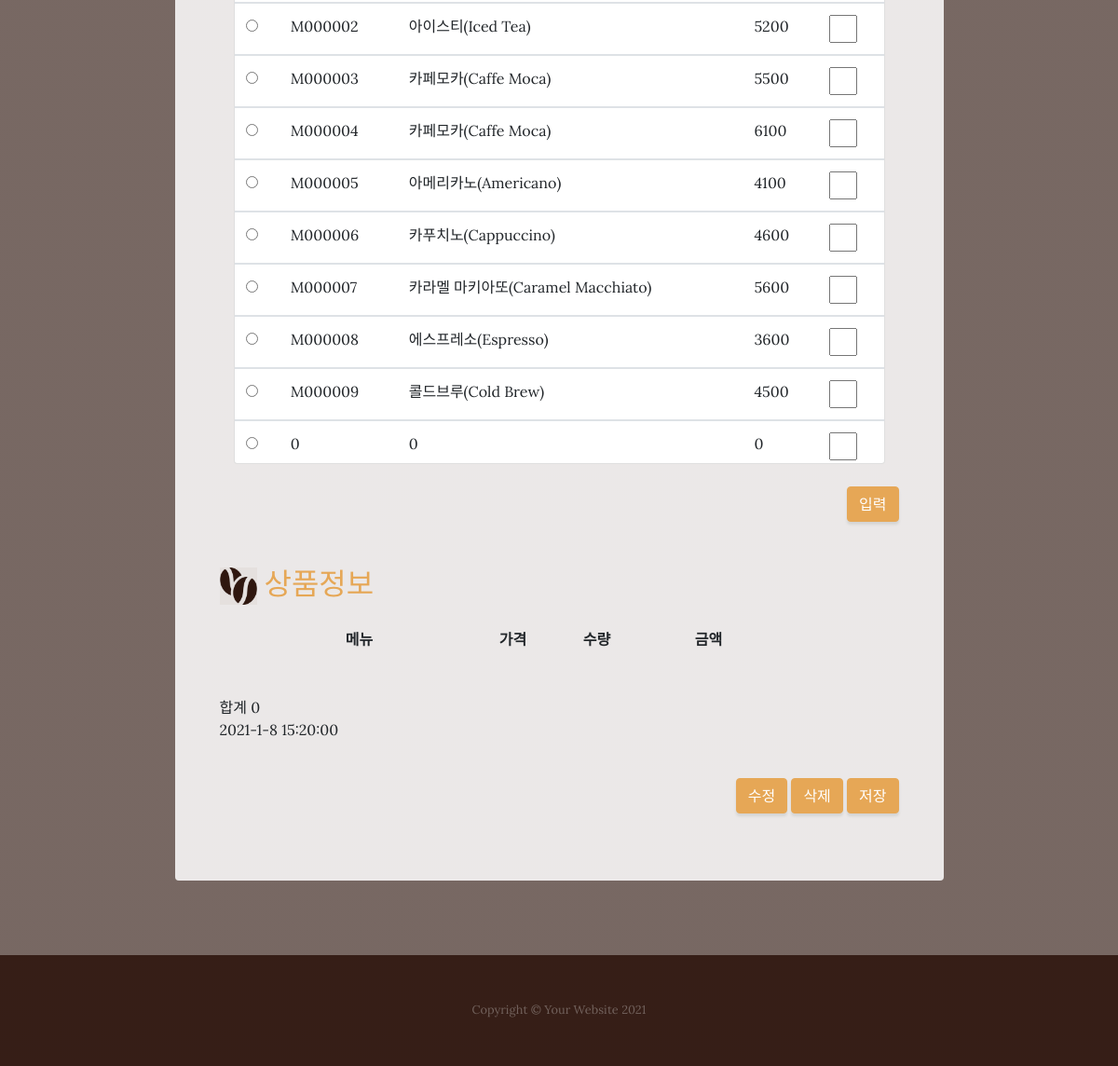
Page /maple/order/ (lower part) on the earlier database version.
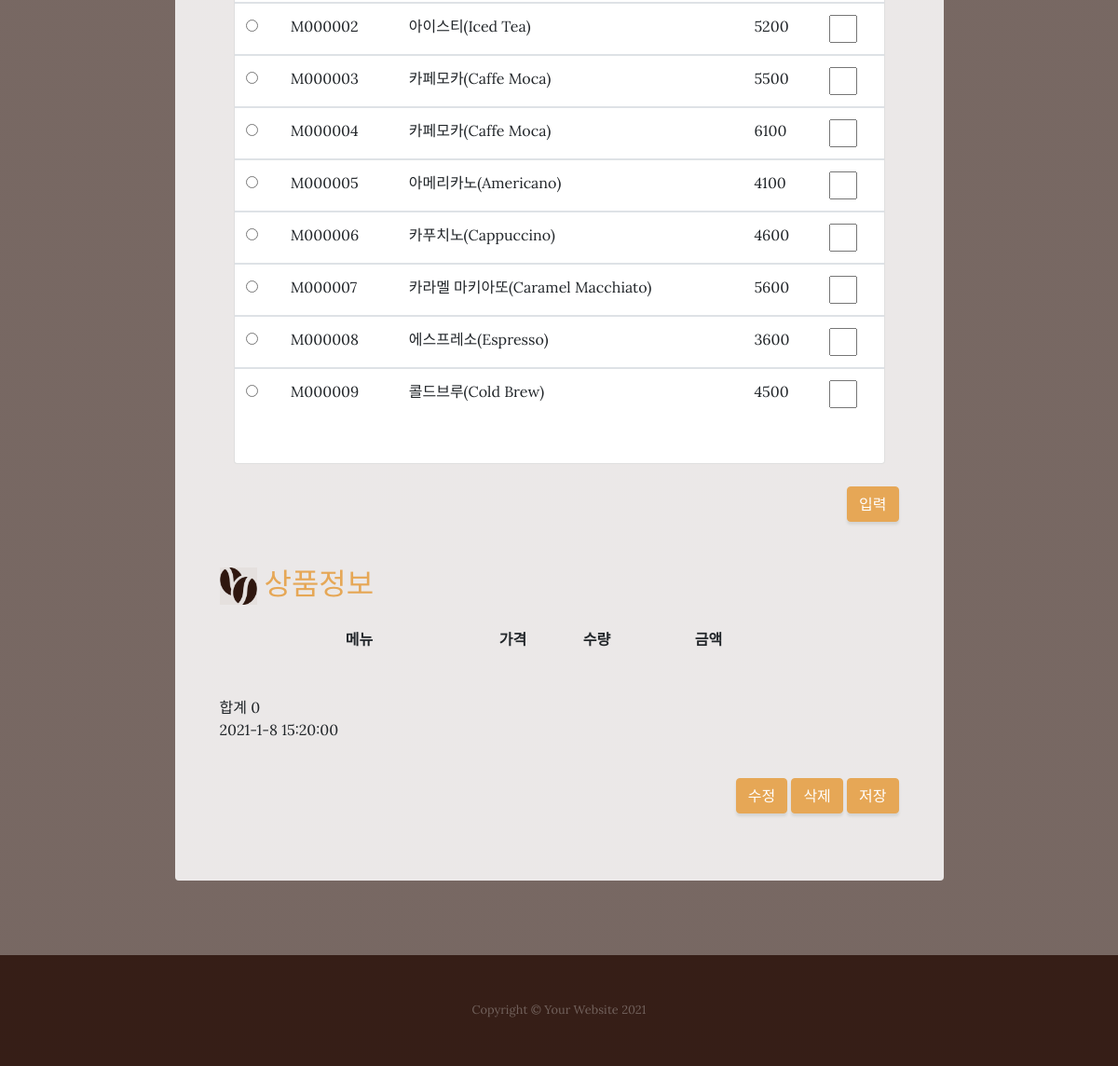
Same page on the later database version.
### mapleApp/models.py (models this page shows, shortened)
class Menu(models.Model):
    menuid = models.CharField(max_length=20, primary_key=True) #메뉴 아이디
    menuname = models.CharField(max_length=100)                #메뉴명
    price = models.IntegerField()                              #가격

### mapleApp/views.py (the view)
# urls.py: path('order/'        , views.order          , name='order'),
def order(request):
    menus = Menu.objects.all()
    context = {'menus': menus}
    print('-------------------------------------')
    return render(request, 'order.html', context)

### mapleApp/templates/order.html (shortened to what the changed rows need)
<!DOCTYPE html>
{% load static%}
<html lang="en">
<head>
  <link href="{% static 'vendor/bootstrap/css/bootstrap.min.css'%}" rel="stylesheet">
  <link href="{% static 'css/business-casual.min.css'  %}" rel="stylesheet">
</head>
<body>
  <section class="page-section about-heading">
    <div class="container">
      <div class="about-heading-content">
        <div class="row">
          <div class="col-xl-9 col-lg-10 mx-auto">
            <div class="bg-faded rounded p-5">
              <br>
{%if menus %}
              <div class="container d-flex justify-content-center mt-50 mb-50">
                <div class="card w-100">
                  <div class="table-responsive">
                    <div style="width:100%; height:600px; overflow:auto ">
                    <table class="table table-hover ">
{%  for menu in  menus   %}
                      <tbody>
                        <tr>
                          <td> <input  type="radio" name="radioValue" value="{{menu.menuid}}"> </td>
                          <td id="mId_{{menu.menuid}}" >{{menu.menuid}}</td>
                          <td id="mName_{{menu.menuid}}" >{{menu.menuname}}</td>
                          <td id="mPrice_{{menu.menuid}}">{{menu.price}}</td>
                          <td class="pValue" id="pValue_{{menu.menuid}}">
                              <input class="pValueInput" id="pValueInput_{{menu.menuid}}" type="text"  placeholder="" />
                          </td>
                        </tr>
{%    endfor    %}
                      </tbody>
                    </table>
                    </div>
                  </div>
                </div>
              </div>
 {% else %}
       <p>  데이터가 존재하지 않습니다. </p>
 {% endif %}
              <br>
              <br>
              <h2 class="section-heading mb-4">
                <img  src="{% static 'img/cafe_icon3.png'%}" width="40" height="40">
                <span class="text-uppercase text-primary" > 상품정보 </span>
              </h2>
              <section class="content">
                <div class="row">
                  <div class="col-md-12">
                    <div class="box box-primary">
                      <form id="regForm"  method="post">
                        <div class="box-body">
                          <div class="form-group">
                            <table class="list-table">
                                <colgroup>
                                </colgroup>
                                <thead>
                                    <tr>
                                        <th></th>
                                        <th>메뉴</th>
                                        <th>가격</th>
                                        <th>수량</th>
                                        <th>금액</th>
                                    </tr>
                                </thead>
                            </table>
                            <br>
                            <br>
                          </div>
                        </div>
                      </form>
                    </div>
                  </div>
                </div>
              </section>
              <br>
              <br>
            </div>
          </div>
        </div>
      </div>
    </div>
  </section>
</body>
</html>

Differences in the rows shown:
removed Menu: menuid "0", menuname "0", price "0"
